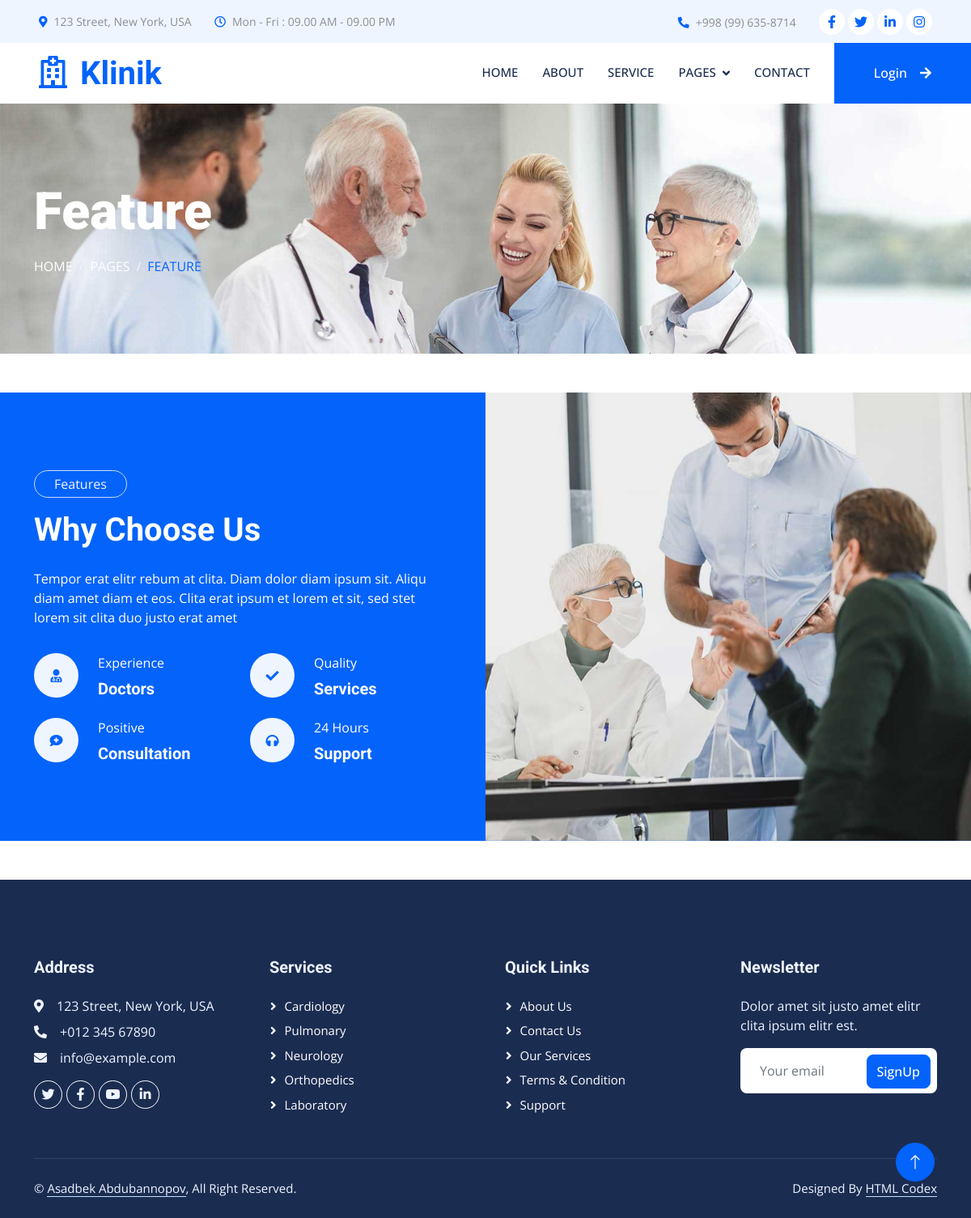
Screenshot of /feature/ with the database file from the repository.
### home/models.py (models this page shows, shortened)
class Features(models.Model):
    icon = models.CharField(max_length=45)
    title = models.CharField(max_length=120)
    name = models.CharField(max_length=120)

### home/views.py (the view)
# urls.py: path("feature/", feature, name='feature'),
def feature(request):  # Feature Page
    data = {
        "Statics": Statics.objects.all(),
        "albums": Album_home.objects.all(),
        "about_us": About_Us.objects.all(),
        "services": Services.objects.all(),
        "features": Features.objects.all(),
        'teams': Doctors.objects.all(),
        "testimonials": Testimonial.objects.all()
    }
    return render(request, "feature.html", data)

### Templates/feature.html (shortened to what this page needs)
<!DOCTYPE html>
{% load static %}
<html lang="en">
<head>
    <link href="https://cdnjs.cloudflare.com/ajax/libs/font-awesome/5.10.0/css/all.min.css" rel="stylesheet">
    <link href="https://cdn.jsdelivr.net/npm/bootstrap-icons@1.4.1/font/bootstrap-icons.css" rel="stylesheet">
    <link href="{% static 'lib/animate/animate.min.css' %}" rel="stylesheet">
    <link href="{% static 'lib/owlcarousel/assets/owl.carousel.min.css' %}" rel="stylesheet">
    <link href="{% static 'lib/tempusdominus/css/tempusdominus-bootstrap-4.min.css' %}" rel="stylesheet" />
    <link href="{% static 'css/bootstrap.min.css' %}" rel="stylesheet">
    <link href="{% static 'css/style.css' %}" rel="stylesheet">
</head>
<body>
    <div class="container-fluid bg-light p-0 wow fadeIn" data-wow-delay="0.1s">
        <div class="row gx-0 d-none d-lg-flex">
            <div class="col-lg-7 px-5 text-start">
                <div class="h-100 d-inline-flex align-items-center py-3 me-4">
                    <small class="fa fa-map-marker-alt text-primary me-2"></small>
                    <small>123 Street, New York, USA</small>
                </div>
                <div class="h-100 d-inline-flex align-items-center py-3">
                    <small class="far fa-clock text-primary me-2"></small>
                    <small>Mon - Fri : 09.00 AM - 09.00 PM</small>
                </div>
            </div>
            <div class="col-lg-5 px-5 text-end">
                <div class="h-100 d-inline-flex align-items-center py-3 me-4">
                    <small class="fa fa-phone-alt text-primary me-2"></small>
                    <small>+998 (99) 635-8714</small>
                </div>
                <div class="h-100 d-inline-flex align-items-center">
                    <a class="btn btn-sm-square rounded-circle bg-white text-primary me-1" href="https://www.facebook.com/asadbekabdubannopov1"><i class="fab fa-facebook-f"></i></a>
                    <a class="btn btn-sm-square rounded-circle bg-white text-primary me-1" href="https://twitter.com/ituzbot"><i class="fab fa-twitter"></i></a>
                    <a class="btn btn-sm-square rounded-circle bg-white text-primary me-1" href="https://www.linkedin.com/in/asadbek-abdubannopov-86081927b/"><i class="fab fa-linkedin-in"></i></a>
                    <a class="btn btn-sm-square rounded-circle bg-white text-primary me-0" href="https://www.instagram.com/__asadbek_7/"><i class="fab fa-instagram"></i></a>
                </div>
            </div>
        </div>
    </div>
    <nav class="navbar navbar-expand-lg bg-white navbar-light sticky-top p-0 wow fadeIn" data-wow-delay="0.1s">
        <a href="index.html" class="navbar-brand d-flex align-items-center px-4 px-lg-5">
            <h1 class="m-0 text-primary"><i class="far fa-hospital me-3"></i>Klinik</h1>
        </a>
        <div class="collapse navbar-collapse" id="navbarCollapse">
            <div class="navbar-nav ms-auto p-4 p-lg-0">
                <a href="{% url 'home' %}" class="nav-item nav-link ">Home</a>
                <a href="{% url 'about' %}" class="nav-item nav-link">About</a>
                <a href="{% url 'service' %}" class="nav-item nav-link">Service</a>
                <div class="nav-item dropdown">
                    <a href="#" class="nav-link dropdown-toggle" data-bs-toggle="dropdown">Pages</a>
                </div>
                <a href="{% url 'contact' %}" class="nav-item nav-link">Contact</a>
            </div>
            {% if user.is_authenticated%}
            <a href="" class="btn btn-primary rounded-0 py-4 px-lg-5 d-none d-lg-block">Logout<i class="fa fa-arrow-right ms-3"></i></a>
            {% else %}
            <a href="" class="btn btn-primary rounded-0 py-4 px-lg-5 d-none d-lg-block">Login<i class="fa fa-arrow-right ms-3"></i></a>
            {% endif %}
        </div>
    </nav>
    <div class="container-fluid page-header py-5 mb-5 wow fadeIn" data-wow-delay="0.1s">
        <div class="container py-5">
            <h1 class="display-3 text-white mb-3 animated slideInDown">Feature</h1>
            <nav aria-label="breadcrumb animated slideInDown">
                <ol class="breadcrumb text-uppercase mb-0">
                    <li class="breadcrumb-item"><a class="text-white" href="#">Home</a></li>
                    <li class="breadcrumb-item"><a class="text-white" href="#">Pages</a></li>
                    <li class="breadcrumb-item text-primary active" aria-current="page">Feature</li>
                </ol>
            </nav>
        </div>
    </div>
    <div class="container-fluid bg-primary overflow-hidden my-5 px-lg-0">
        <div class="container feature px-lg-0">
            <div class="row g-0 mx-lg-0">
                <div class="col-lg-6 feature-text py-5 wow fadeIn" data-wow-delay="0.1s">
                    <div class="p-lg-5 ps-lg-0">
                        <p class="d-inline-block border rounded-pill text-light py-1 px-4">Features</p>
                        <h1 class="text-white mb-4">Why Choose Us</h1>
                        <p class="text-white mb-4 pb-2">Tempor erat elitr rebum at clita. Diam dolor diam ipsum sit. Aliqu diam amet diam et eos. Clita erat ipsum et lorem et sit, sed stet lorem sit clita duo justo erat amet</p>
                        <div class="row g-4">
                            {% for feature in features %}
                            <div class="col-6">
                                <div class="d-flex align-items-center">
                                    <div class="d-flex flex-shrink-0 align-items-center justify-content-center rounded-circle bg-light" style="width: 55px; height: 55px;">
                                        <i class="fa {{feature.icon}} text-primary"></i>
                                    </div>
                                    <div class="ms-4">
                                        <p class="text-white mb-2">{{feature.title}}</p>
                                        <h5 class="text-white mb-0">{{feature.name}}</h5>
                                    </div>
                                </div>
                            </div>
                            {% endfor %}
                        </div>
                    </div>
                </div>
                <div class="col-lg-6 pe-lg-0 wow fadeIn" data-wow-delay="0.5s" style="min-height: 400px;">
                    <div class="position-relative h-100">
                        <img class="position-absolute img-fluid w-100 h-100" src="{% static 'img/feature.jpg' %}" style="object-fit: cover;" alt="">
                    </div>
                </div>
            </div>
        </div>
    </div>
    <div class="container-fluid bg-dark text-light footer mt-5 pt-5 wow fadeIn" data-wow-delay="0.1s">
        <div class="container py-5">
            <div class="row g-5">
                <div class="col-lg-3 col-md-6">
                    <h5 class="text-light mb-4">Address</h5>
                    <p class="mb-2"><i class="fa fa-map-marker-alt me-3"></i>123 Street, New York, USA</p>
                    <p class="mb-2"><i class="fa fa-phone-alt me-3"></i>+012 345 67890</p>
                    <p class="mb-2"><i class="fa fa-envelope me-3"></i>info@example.com</p>
                    <div class="d-flex pt-2">
                        <a class="btn btn-outline-light btn-social rounded-circle" href="https://twitter.com/ituzbot"><i class="fab fa-twitter"></i></a>
                        <a class="btn btn-outline-light btn-social rounded-circle" href="https://www.facebook.com/asadbekabdubannopov1"><i class="fab fa-facebook-f"></i></a>
                        <a class="btn btn-outline-light btn-social rounded-circle" href="https://www.youtube.com/@PUBGEmuGamer/"><i class="fab fa-youtube"></i></a>
                        <a class="btn btn-outline-light btn-social rounded-circle" href="https://www.linkedin.com/in/asadbek-abdubannopov-86081927b/"><i class="fab fa-linkedin-in"></i></a>
                    </div>
                </div>
                <div class="col-lg-3 col-md-6">
                    <h5 class="text-light mb-4">Services</h5>
                    <a class="btn btn-link" href="">Cardiology</a>
                    <a class="btn btn-link" href="">Pulmonary</a>
                    <a class="btn btn-link" href="">Neurology</a>
                    <a class="btn btn-link" href="">Orthopedics</a>
                    <a class="btn btn-link" href="">Laboratory</a>
                </div>
                <div class="col-lg-3 col-md-6">
                    <h5 class="text-light mb-4">Quick Links</h5>
                    <a class="btn btn-link" href="{% url 'about' %}">About Us</a>
                    <a class="btn btn-link" href="{% url 'contact' %}">Contact Us</a>
                    <a class="btn btn-link" href="{% url 'service' %}">Our Services</a>
                    <a class="btn btn-link" href="{% url 'feature' %}">Terms & Condition</a>
                    <a class="btn btn-link" href="{% url 'team' %}">Support</a>
                </div>
                {% if user.is_authenticated %}
                <div>
                    Welcome {{user.username}} !
                </div>
                {% else %}
                <div class="col-lg-3 col-md-6">
                    <h5 class="text-light mb-4">Newsletter</h5>
                    <p>Dolor amet sit justo amet elitr clita ipsum elitr est.</p>
                    <div class="position-relative mx-auto" style="max-width: 400px;">
                        <input class="form-control border-0 w-100 py-3 ps-4 pe-5" type="text" placeholder="Your email">
                        <button type="button" class="btn btn-primary py-2 position-absolute top-0 end-0 mt-2 me-2">SignUp</button>
                    </div>
                </div>
                {% endif %}
            </div>
        </div>
        <div class="container">
            <div class="copyright">
                <div class="row">
                    <div class="col-md-6 text-center text-md-start mb-3 mb-md-0">
                        &copy; <a class="border-bottom" href="#">Asadbek Abdubannopov</a>, All Right Reserved.
                    </div>
                    <div class="col-md-6 text-center text-md-end">
                        Designed By <a class="border-bottom" href="https://htmlcodex.com">HTML Codex</a>
                    </div>
                </div>
            </div>
        </div>
    </div>
    <a href="#" class="btn btn-lg btn-primary btn-lg-square rounded-circle back-to-top"><i class="bi bi-arrow-up"></i></a>
</body>
</html>

### static/css/style.css (style rules this page uses)
:root { --primary: #0463FA; --light: #EFF5FF; --dark: #1B2C51; }
.back-to-top { position: fixed; display: none; right: 45px; bottom: 45px; z-index: 99; }
.btn { font-weight: 500; transition: .5s; }
.btn.btn-primary, .btn.btn-secondary { color: #FFFFFF; }
.btn-sm-square { width: 32px; height: 32px; }
.btn-lg-square { width: 48px; height: 48px; }
.btn-square, .btn-sm-square, .btn-lg-square { padding: 0; display: flex; align-items: center; justify-content: center; font-weight: normal; }
.navbar .dropdown-toggle::after { border: none; content: "\f107"; font-family: "Font Awesome 5 Free"; font-weight: 900; vertical-align: middle; margin-left: 8px; }
.navbar .navbar-nav .nav-link { margin-right: 30px; padding: 25px 0; color: #FFFFFF; font-size: 15px; font-weight: 500; text-transform: uppercase; outline: none; }
.navbar .navbar-brand, .navbar a.btn { height: 75px; }
.navbar .navbar-nav .nav-link { color: var(--dark); font-weight: 500; }
.navbar.sticky-top { top: -100px; transition: .5s; }
.page-header { background: url(../img/header-page.jpg) top center no-repeat; background-size: cover; text-shadow: 0 0 30px rgba(0, 0, 0, .1); }
.breadcrumb-item + .breadcrumb-item::before { color: var(--light); }
@media (min-width: 992px) { .container.feature { max-width: 100% !important; } }
@media (min-width: 992px) { .feature-text { padding-left: calc(((100% - 960px) / 2) + .75rem); } }
@media (min-width: 1200px) { .feature-text { padding-left: calc(((100% - 1140px) / 2) + .75rem); } }
.footer .btn.btn-social { margin-right: 5px; width: 35px; height: 35px; display: flex; align-items: center; justify-content: center; color: var(--light); border: 1px solid #FFFFFF; transition: .3s; }
.footer .btn.btn-link { display: block; margin-bottom: 5px; padding: 0; text-align: left; color: #FFFFFF; font-size: 15px; font-weight: normal; text-transform: capitalize; transition: .3s; }
.footer .btn.btn-link::before { position: relative; content: "\f105"; font-family: "Font Awesome 5 Free"; font-weight: 900; margin-right: 10px; }
.footer .copyright { padding: 25px 0; font-size: 15px; border-top: 1px solid rgba(256, 256, 256, .1); }
.footer .copyright a { color: var(--light); }

### rows the page displays
Features: title "Experience", name "Doctors"
Features: title "Quality", name "Services"
Features: title "Positive", name "Consultation"
Features: title "24 Hours", name "Support"
